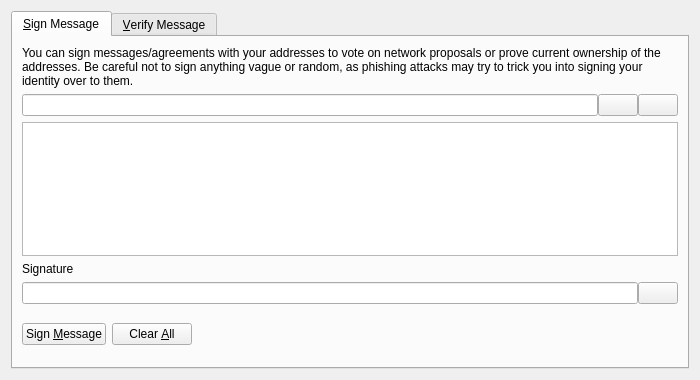
<?xml version="1.0" encoding="UTF-8"?>
<ui version="4.0">
 <class>SignVerifyMessageDialog</class>
 <widget class="QDialog" name="SignVerifyMessageDialog">
  <property name="geometry">
   <rect>
    <x>0</x>
    <y>0</y>
    <width>700</width>
    <height>380</height>
   </rect>
  </property>
  <property name="windowTitle">
   <string>Signatures - Sign / Verify a Message</string>
  </property>
  <property name="modal">
   <bool>true</bool>
  </property>
  <layout class="QVBoxLayout" name="verticalLayout">
   <item>
    <widget class="QTabWidget" name="tabWidget">
     <property name="currentIndex">
      <number>0</number>
     </property>
     <widget class="QWidget" name="tabSignMessage">
      <attribute name="title">
       <string>&amp;Sign Message</string>
      </attribute>
      <layout class="QVBoxLayout" name="verticalLayout_SM">
       <item>
        <widget class="QLabel" name="infoLabel_SM">
         <property name="text">
          <string>You can sign messages/agreements with your addresses to vote on network proposals or prove current ownership of the addresses. Be careful not to sign anything vague or random, as phishing attacks may try to trick you into signing your identity over to them.</string>
         </property>
         <property name="textFormat">
          <enum>Qt::PlainText</enum>
         </property>
         <property name="wordWrap">
          <bool>true</bool>
         </property>
        </widget>
       </item>
       <item>
        <layout class="QHBoxLayout" name="horizontalLayout_1_SM">
         <property name="spacing">
          <number>0</number>
         </property>
         <item>
          <widget class="QValidatedLineEdit" name="addressIn_SM">
           <property name="toolTip">
            <string>The Bitcoin address to sign the message with</string>
           </property>
          </widget>
         </item>
         <item>
          <widget class="QPushButton" name="addressBookButton_SM">
           <property name="toolTip">
            <string>Choose previously used address</string>
           </property>
           <property name="text">
            <string/>
           </property>
           <property name="icon">
            <iconset resource="../bitcoin.qrc">
             <normaloff>:/icons/address-book</normaloff>:/icons/address-book</iconset>
           </property>
           <property name="shortcut">
            <string>Alt+A</string>
           </property>
           <property name="autoDefault">
            <bool>false</bool>
           </property>
          </widget>
         </item>
         <item>
          <widget class="QPushButton" name="pasteButton_SM">
           <property name="toolTip">
            <string>Paste address from clipboard</string>
           </property>
           <property name="text">
            <string/>
           </property>
           <property name="icon">
            <iconset resource="../bitcoin.qrc">
             <normaloff>:/icons/editpaste</normaloff>:/icons/editpaste</iconset>
           </property>
           <property name="shortcut">
            <string>Alt+P</string>
           </property>
           <property name="autoDefault">
            <bool>false</bool>
           </property>
          </widget>
         </item>
        </layout>
       </item>
       <item>
        <widget class="QPlainTextEdit" name="messageIn_SM">
         <property name="toolTip">
          <string>Enter the message you want to sign here</string>
         </property>
        </widget>
       </item>
       <item>
        <widget class="QLabel" name="signatureLabel_SM">
         <property name="text">
          <string>Signature</string>
         </property>
         <property name="textFormat">
          <enum>Qt::PlainText</enum>
         </property>
        </widget>
       </item>
       <item>
        <layout class="QHBoxLayout" name="horizontalLayout_2_SM">
         <property name="spacing">
          <number>0</number>
         </property>
         <item>
          <widget class="QLineEdit" name="signatureOut_SM">
           <property name="font">
            <font>
             <italic>true</italic>
            </font>
           </property>
           <property name="readOnly">
            <bool>true</bool>
           </property>
          </widget>
         </item>
         <item>
          <widget class="QPushButton" name="copySignatureButton_SM">
           <property name="toolTip">
            <string>Copy the current signature to the system clipboard</string>
           </property>
           <property name="text">
            <string/>
           </property>
           <property name="icon">
            <iconset resource="../bitcoin.qrc">
             <normaloff>:/icons/editcopy</normaloff>:/icons/editcopy</iconset>
           </property>
           <property name="autoDefault">
            <bool>false</bool>
           </property>
          </widget>
         </item>
        </layout>
       </item>
       <item>
        <layout class="QHBoxLayout" name="horizontalLayout_3_SM">
         <item>
          <widget class="QPushButton" name="signMessageButton_SM">
           <property name="toolTip">
            <string>Sign the message to prove you own this Bitcoin address</string>
           </property>
           <property name="text">
            <string>Sign &amp;Message</string>
           </property>
           <property name="icon">
            <iconset resource="../bitcoin.qrc">
             <normaloff>:/icons/edit</normaloff>:/icons/edit</iconset>
           </property>
           <property name="autoDefault">
            <bool>false</bool>
           </property>
          </widget>
         </item>
         <item>
          <widget class="QPushButton" name="clearButton_SM">
           <property name="toolTip">
            <string>Reset all sign message fields</string>
           </property>
           <property name="text">
            <string>Clear &amp;All</string>
           </property>
           <property name="icon">
            <iconset resource="../bitcoin.qrc">
             <normaloff>:/icons/remove</normaloff>:/icons/remove</iconset>
           </property>
           <property name="autoDefault">
            <bool>false</bool>
           </property>
          </widget>
         </item>
         <item>
          <spacer name="horizontalSpacer_1_SM">
           <property name="orientation">
            <enum>Qt::Horizontal</enum>
           </property>
           <property name="sizeHint" stdset="0">
            <size>
             <width>40</width>
             <height>48</height>
            </size>
           </property>
          </spacer>
         </item>
         <item>
          <widget class="QLabel" name="statusLabel_SM">
           <property name="font">
            <font>
             <weight>75</weight>
             <bold>true</bold>
            </font>
           </property>
           <property name="text">
            <string/>
           </property>
           <property name="wordWrap">
            <bool>true</bool>
           </property>
          </widget>
         </item>
         <item>
          <spacer name="horizontalSpacer_2_SM">
           <property name="orientation">
            <enum>Qt::Horizontal</enum>
           </property>
           <property name="sizeHint" stdset="0">
            <size>
             <width>40</width>
             <height>48</height>
            </size>
           </property>
          </spacer>
         </item>
        </layout>
       </item>
      </layout>
     </widget>
     <widget class="QWidget" name="tabVerifyMessage">
      <attribute name="title">
       <string>&amp;Verify Message</string>
      </attribute>
      <layout class="QVBoxLayout" name="verticalLayout_VM">
       <item>
        <widget class="QLabel" name="infoLabel_VM">
         <property name="text">
          <string>Enter the receiver's address, message (ensure you copy line breaks, spaces, tabs, etc. exactly) and signature below to verify the message. Be careful not to read more into the signature than what is in the signed message itself, to avoid being tricked by a man-in-the-middle attack. Note that this only proves the signing party receives with the address, it cannot prove sendership of any transaction!</string>
         </property>
         <property name="textFormat">
          <enum>Qt::PlainText</enum>
         </property>
         <property name="alignment">
          <set>Qt::AlignLeading|Qt::AlignLeft|Qt::AlignTop</set>
         </property>
         <property name="wordWrap">
          <bool>true</bool>
         </property>
        </widget>
       </item>
       <item>
        <layout class="QHBoxLayout" name="horizontalLayout_1_VM">
         <property name="spacing">
          <number>0</number>
         </property>
         <item>
          <widget class="QValidatedLineEdit" name="addressIn_VM">
           <property name="toolTip">
            <string>The Bitcoin address the message was signed with</string>
           </property>
          </widget>
         </item>
         <item>
          <widget class="QPushButton" name="addressBookButton_VM">
           <property name="toolTip">
            <string>Choose previously used address</string>
           </property>
           <property name="text">
            <string/>
           </property>
           <property name="icon">
            <iconset resource="../bitcoin.qrc">
             <normaloff>:/icons/address-book</normaloff>:/icons/address-book</iconset>
           </property>
           <property name="shortcut">
            <string>Alt+A</string>
           </property>
           <property name="autoDefault">
            <bool>false</bool>
           </property>
          </widget>
         </item>
        </layout>
       </item>
       <item>
        <widget class="QPlainTextEdit" name="messageIn_VM"/>
       </item>
       <item>
        <widget class="QValidatedLineEdit" name="signatureIn_VM"/>
       </item>
       <item>
        <layout class="QHBoxLayout" name="horizontalLayout_2_VM">
         <item>
          <widget class="QPushButton" name="verifyMessageButton_VM">
           <property name="toolTip">
            <string>Verify the message to ensure it was signed with the specified Bitcoin address</string>
           </property>
           <property name="text">
            <string>Verify &amp;Message</string>
           </property>
           <property name="icon">
            <iconset resource="../bitcoin.qrc">
             <normaloff>:/icons/transaction_0</normaloff>:/icons/transaction_0</iconset>
           </property>
           <property name="autoDefault">
            <bool>false</bool>
           </property>
          </widget>
         </item>
         <item>
          <widget class="QPushButton" name="clearButton_VM">
           <property name="toolTip">
            <string>Reset all verify message fields</string>
           </property>
           <property name="text">
            <string>Clear &amp;All</string>
           </property>
           <property name="icon">
            <iconset resource="../bitcoin.qrc">
             <normaloff>:/icons/remove</normaloff>:/icons/remove</iconset>
           </property>
           <property name="autoDefault">
            <bool>false</bool>
           </property>
          </widget>
         </item>
         <item>
          <spacer name="horizontalSpacer_1_VM">
           <property name="orientation">
            <enum>Qt::Horizontal</enum>
           </property>
           <property name="sizeHint" stdset="0">
            <size>
             <width>40</width>
             <height>48</height>
            </size>
           </property>
          </spacer>
         </item>
         <item>
          <widget class="QLabel" name="statusLabel_VM">
           <property name="font">
            <font>
             <weight>75</weight>
             <bold>true</bold>
            </font>
           </property>
           <property name="text">
            <string/>
           </property>
           <property name="wordWrap">
            <bool>true</bool>
           </property>
          </widget>
         </item>
         <item>
          <spacer name="horizontalSpacer_2_VM">
           <property name="orientation">
            <enum>Qt::Horizontal</enum>
           </property>
           <property name="sizeHint" stdset="0">
            <size>
             <width>40</width>
             <height>48</height>
            </size>
           </property>
          </spacer>
         </item>
        </layout>
       </item>
      </layout>
     </widget>
    </widget>
   </item>
  </layout>
 </widget>
 <customwidgets>
  <customwidget>
   <class>QValidatedLineEdit</class>
   <extends>QLineEdit</extends>
   <header>qvalidatedlineedit.h</header>
  </customwidget>
 </customwidgets>
 <resources>
  <include location="../bitcoin.qrc"/>
 </resources>
 <connections/>
</ui>
